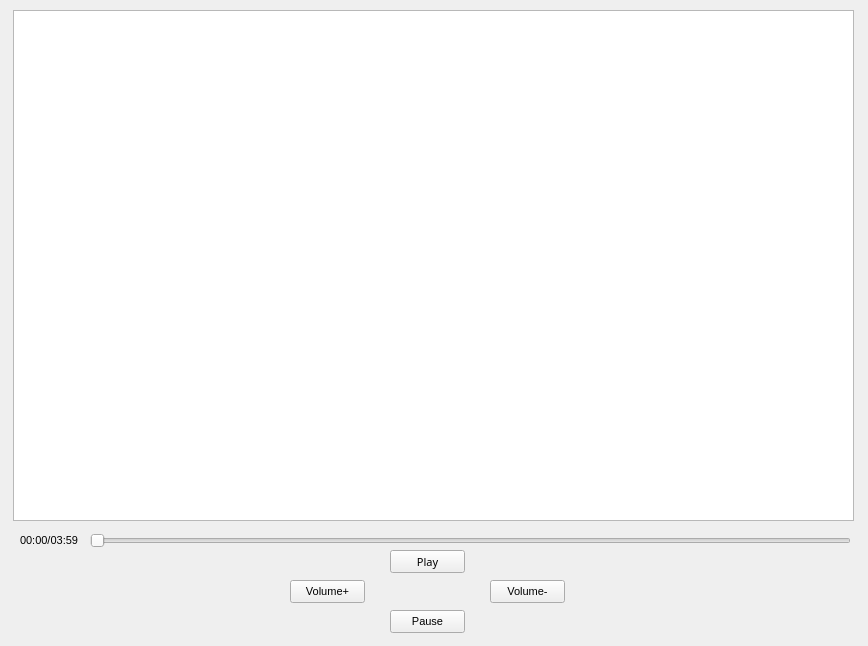
<?xml version="1.0" encoding="UTF-8"?>
<ui version="4.0">
 <class>Form</class>
 <widget class="QWidget" name="Form">
  <property name="geometry">
   <rect>
    <x>0</x>
    <y>0</y>
    <width>868</width>
    <height>646</height>
   </rect>
  </property>
  <property name="font">
   <font>
    <family>Microsoft JhengHei UI</family>
    <pointsize>12</pointsize>
   </font>
  </property>
  <property name="windowTitle">
   <string>Form</string>
  </property>
  <widget class="QPlainTextEdit" name="plainTextEdit">
   <property name="geometry">
    <rect>
     <x>13</x>
     <y>10</y>
     <width>841</width>
     <height>511</height>
    </rect>
   </property>
  </widget>
  <widget class="QPushButton" name="playButton">
   <property name="geometry">
    <rect>
     <x>390</x>
     <y>550</y>
     <width>75</width>
     <height>23</height>
    </rect>
   </property>
   <property name="font">
    <font>
     <family>Microsoft JhengHei</family>
     <pointsize>8</pointsize>
    </font>
   </property>
   <property name="text">
    <string>Play</string>
   </property>
  </widget>
  <widget class="QPushButton" name="volumeUpButton">
   <property name="geometry">
    <rect>
     <x>290</x>
     <y>580</y>
     <width>75</width>
     <height>23</height>
    </rect>
   </property>
   <property name="font">
    <font>
     <family>Microsoft JhengHei UI</family>
     <pointsize>8</pointsize>
    </font>
   </property>
   <property name="text">
    <string>Volume+</string>
   </property>
  </widget>
  <widget class="QPushButton" name="volumeDownButton">
   <property name="geometry">
    <rect>
     <x>490</x>
     <y>580</y>
     <width>75</width>
     <height>23</height>
    </rect>
   </property>
   <property name="font">
    <font>
     <family>Microsoft JhengHei UI</family>
     <pointsize>8</pointsize>
    </font>
   </property>
   <property name="text">
    <string>Volume-</string>
   </property>
  </widget>
  <widget class="QPushButton" name="pauseButton">
   <property name="geometry">
    <rect>
     <x>390</x>
     <y>610</y>
     <width>75</width>
     <height>23</height>
    </rect>
   </property>
   <property name="font">
    <font>
     <family>Microsoft JhengHei UI</family>
     <pointsize>8</pointsize>
    </font>
   </property>
   <property name="text">
    <string>Pause</string>
   </property>
  </widget>
  <widget class="QSlider" name="horizontalSlider">
   <property name="geometry">
    <rect>
     <x>90</x>
     <y>530</y>
     <width>761</width>
     <height>22</height>
    </rect>
   </property>
   <property name="orientation">
    <enum>Qt::Horizontal</enum>
   </property>
  </widget>
  <widget class="QLabel" name="label">
   <property name="geometry">
    <rect>
     <x>20</x>
     <y>530</y>
     <width>71</width>
     <height>20</height>
    </rect>
   </property>
   <property name="font">
    <font>
     <family>Microsoft JhengHei UI</family>
     <pointsize>8</pointsize>
    </font>
   </property>
   <property name="text">
    <string>00:00/03:59</string>
   </property>
  </widget>
 </widget>
 <resources/>
 <connections/>
</ui>
